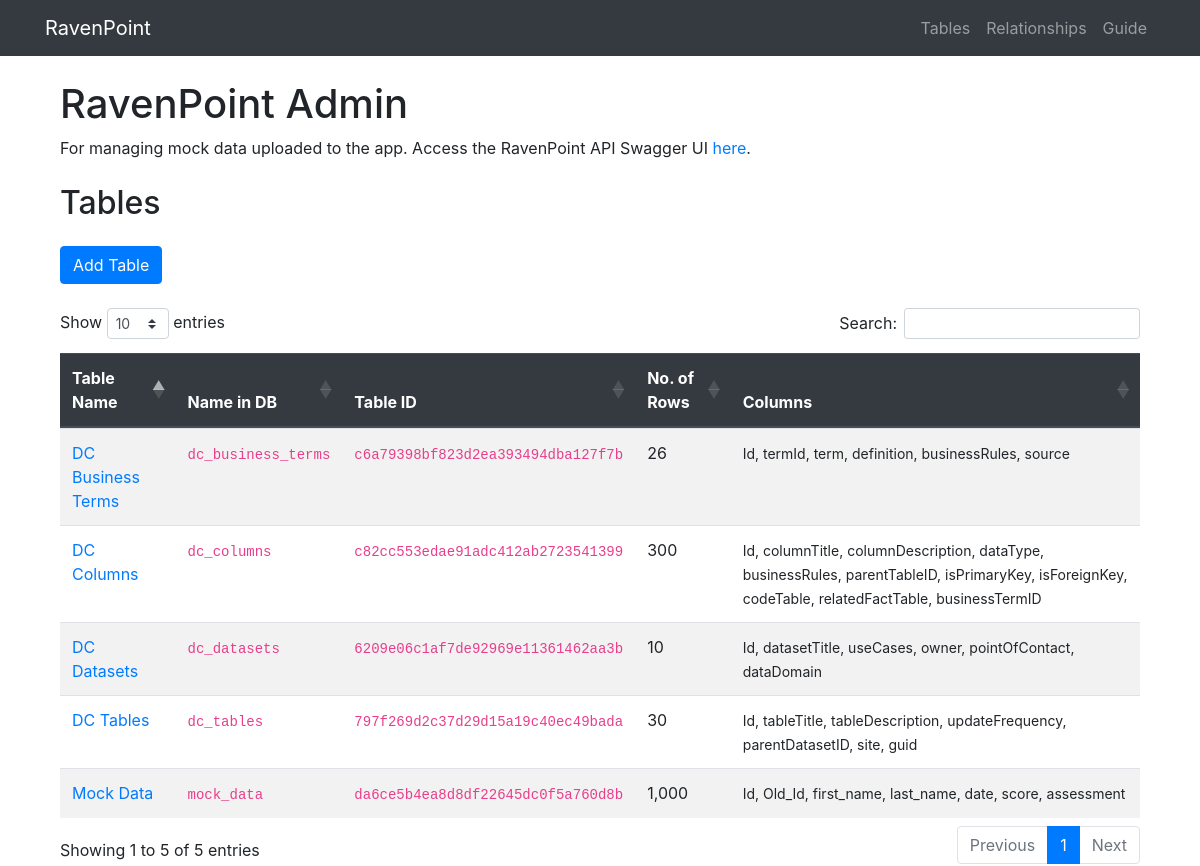
The page / on the database its author committed.
### project/models.py (models this page shows, shortened)
class Table(db.Model):
  __tablename__ = 'tables'
  id = db.Column(db.String(128), primary_key=True)
  table_name = db.Column(db.String(256), unique=True, index=True)
  table_db_name = db.Column(db.String(256))

### project/admin/views.py (the view, shortened to what this page needs)
@admin.route('/', methods=['GET', 'POST'])
def index():
    form = UploadData()
    with sqlite3.connect(conn_string) as conn:
        all_tables = get_all_table_names(conn)
        table_metadata = get_all_table_metadata(conn, all_tables)
    return render_template('index.html', form=form, tables=table_metadata.to_dict('records'))

### project/admin/forms.py
class UploadData(FlaskForm):
    csv_file = FileField('Data (CSV file)', [FileAllowed(['csv'], 'CSV files only.')])
    table_name = StringField('Table Name', [DataRequired()])
    submit = SubmitField('Submit')

### project/utils.py (called while the page is built)
def get_all_table_names(conn):
  df = pd.read_sql(
    'SELECT * from tables',
    conn
  )
  return df

def get_all_table_metadata(conn, tables):
  nrows = []
  all_columns = []
  for table_name in tables.table_db_name:
      cursor = conn.execute(f"SELECT * FROM {table_name}")
      columns = ', '.join(list(map(lambda x: x[0], cursor.description)))
      all_columns.append(columns)
      cursor = conn.execute(f"SELECT COUNT(*) FROM {table_name}")
      table_nrows = cursor.fetchone()[0]
      nrows.append(table_nrows)
  output = tables.copy()
  output['nrows'] = nrows
  output['columns'] = all_columns
  return output

### project/admin/templates/index.html (shortened to what this page needs)
{% extends 'base.html' %}
{% block content %}
<div class="container mt-4">
  <h1>RavenPoint Admin</h1>
  <p>
    For managing mock data uploaded to the app.
    Access the RavenPoint API Swagger UI
    <a href="http://127.0.0.1:5000/ravenpoint/doc" target="_blank">here</a>.
  </p>
</div>
<div class="container mt-4">
  <h2>Tables</h2>
  <button type="button" class="btn btn-primary mt-3" data-toggle="modal" data-target="#addTableModal">
    Add Table
  </button>
</div>
<div class="container mt-4">
  <table class="table table-striped" id="all-tables">
    <thead class="thead-dark">
      <tr>
        <th scope="col">Table Name</th>
        <th scope="col">Name in DB</th>
        <th scope="col">Table ID</th>
        <th scope="col">No. of Rows</th>
        <th scope="col">Columns</th>
      </tr>
    </thead>
    <tbody>
      {% for table in tables %}
      <tr>
        <td>
          <a href="{{ url_for('admin.table_view', id=table.id) }}">
            {{ table.table_name }}
          </a>
        </td>
        <td><code>{{ table.table_db_name }}</code></td>
        <td>
          <code>{{ table.id }}</code>
        </td>
        <td>{{ "{:,}".format(table.nrows) }}</td>
        <td><small>{{ table.columns }}</small></td>
      </tr>
      {% endfor %}
    </tbody>
  </table>
</div>
{% endblock %}

### project/static/css/custom.css (style rules this page uses)
th, td { white-space: no-wrap; }

### rows shown on the page
Table: table_name "DC Datasets", table_db_name "dc_datasets", id "6209e06c1af7de92969e11361462aa3b", nrows "10", columns "Id, datasetTitle, useCases, owner, pointOfContact, dataDomain"
Table: table_name "DC Tables", table_db_name "dc_tables", id "797f269d2c37d29d15a19c40ec49bada", nrows "30", columns "Id, tableTitle, tableDescription, updateFrequency, parentDatasetID, site, guid"
Table: table_name "DC Columns", table_db_name "dc_columns", id "c82cc553edae91adc412ab2723541399", nrows "300", columns "Id, columnTitle, columnDescription, dataType, businessRules, parentTableID, isPrimaryKey, isForeignKey, codeTable, relatedFactTable, businessTermID"
Table: table_name "DC Business Terms", table_db_name "dc_business_terms", id "c6a79398bf823d2ea393494dba127f7b", nrows "26", columns "Id, termId, term, definition, businessRules, source"
Table: table_name "Mock Data", table_db_name "mock_data", id "da6ce5b4ea8d8df22645dc0f5a760d8b", nrows "1,000", columns "Id, Old_Id, first_name, last_name, date, score, assessment"
